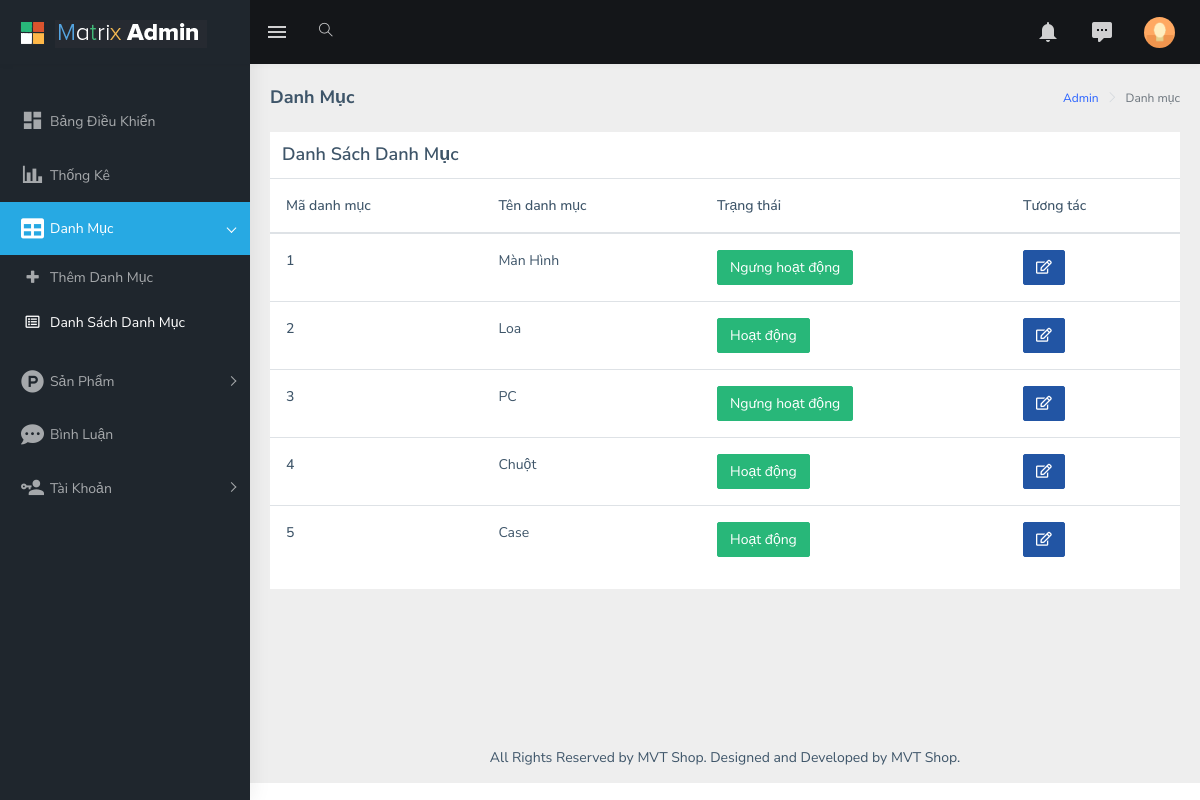
/admin/index.php?act=list_danhmuc, run on an earlier commit of the app's database.
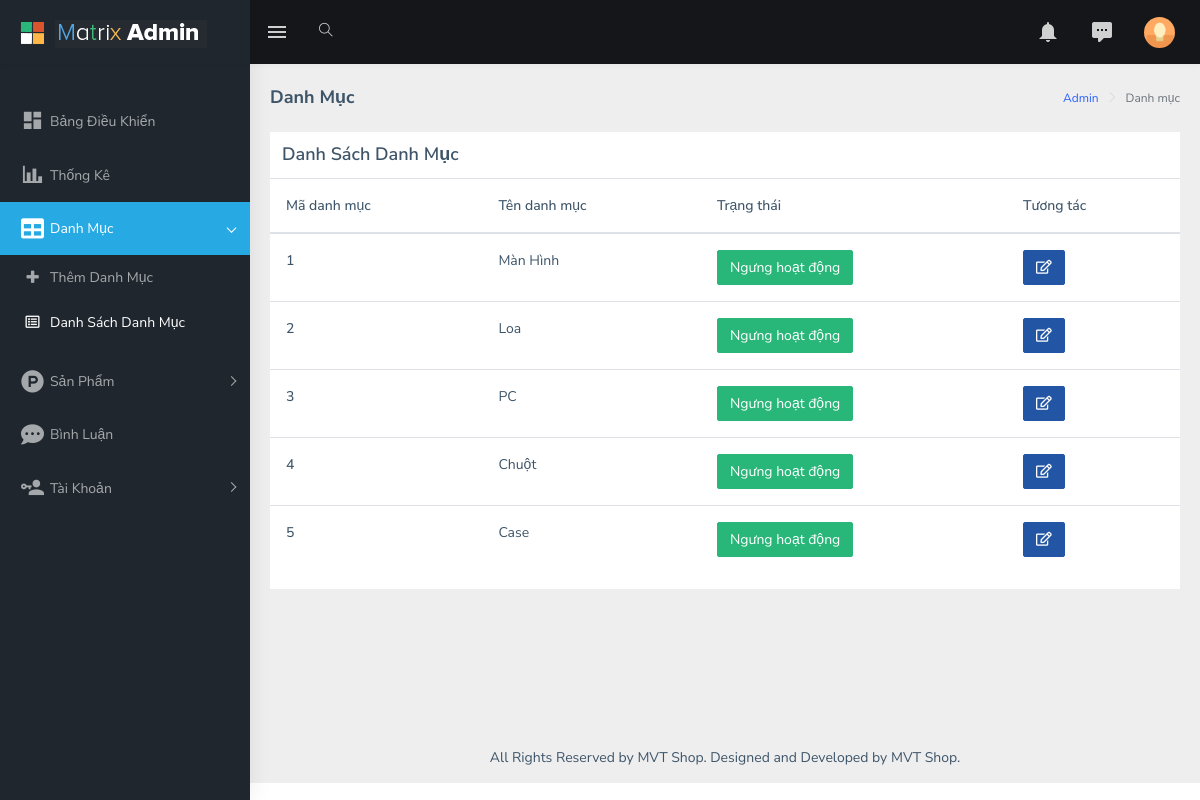
And on a later commit of the database.
### tables this page shows
CREATE TABLE `category` (
  `id` int(15) NOT NULL,
  `category_name` varchar(100) NOT NULL,
  `status` enum('Active','Inactive','','') NOT NULL
);

### model/pdo.php (called while the page is built, shortened)
<?php
function pdo_get_connection(){
    $dburl = "mysql:host=localhost;dbname=group5_project1;charset=utf8";
    $username = 'root';
    $password = '';
    $conn = new PDO($dburl, $username, $password);
    $conn->setAttribute(PDO::ATTR_ERRMODE, PDO::ERRMODE_EXCEPTION);
    return $conn;
}
function pdo_query($sql){
    $sql_args = array_slice(func_get_args(), 1);
    try{
        $conn = pdo_get_connection();
        $stmt = $conn->prepare($sql);
        $stmt->execute($sql_args);
        $rows = $stmt->fetchAll();
        return $rows;
    }
    catch(PDOException $e){
        throw $e;
    }
    finally{
        unset($conn);
    }
}

### model/danhmuc.php (called while the page is built, shortened)
<?php
    function load_all_category(){
        $sql="SELECT * FROM category order by id";
        $list_category=pdo_query($sql);
        return $list_category;
    }
?>

### admin/danhmuc/list.php (the view, shortened to what this page needs)
<div class="page-wrapper">
  <div class="page-breadcrumb">
    <div class="row">
      <div class="col-12 d-flex no-block align-items-center">
        <h4 class="page-title">Danh Mục</h4>
        <div class="ml-auto text-right">
          <nav aria-label="breadcrumb">
            <ol class="breadcrumb">
              <li class="breadcrumb-item"><a href="#">Admin</a></li>
              <li class="breadcrumb-item active" aria-current="page">Danh mục</li>
            </ol>
          </nav>
        </div>
      </div>
    </div>
  </div>
  <div class="container-fluid">
    <div class="row">
      <div class="col-12">
        <div class="card">
          <h4 class="card-title" style="margin: 12px 12px">Danh Sách Danh Mục</h4>
          <table class="table">
            <thead>
              <tr>
                <th scope="col">Mã danh mục</th>
                <th scope="col">Tên danh mục</th>
                <th scope="col">Trạng thái</th>
                <th scope="col">Tương tác</th>
              </tr>
            </thead>
            <tbody>
            <?php
              foreach($list_category as $category){
                $status_text = ($category['status'] == 'active') ? 'Hoạt động' : 'Ngưng hoạt động';
            ?>
              <tr>
              <th scope="row"><?php echo $category['id']?>
              </th>
              <td><?php echo $category['category_name']?></td>
              <td><input type="submit" class="btn btn-success" value="<?php echo $status_text ?>"></td>
              <td><a href="index.php?act=edit_danhmuc&id=<?php echo $category['id'] ?>"><i class="fas fa-edit btn btn-info"></i></a>
              </td>
            </tr>
            <?php } ?>
            </tbody>
          </table>
        </div>
      </div>
    </div>
  </div>

### admin/index.php (shortened to what this page needs)
<?php
    if (!isset($_GET['act']) || $_GET['act'] != 'dangky' && $_GET['act'] != 'dangnhap'){
        include "header.php";
    }
    include "../model/pdo.php";
    include "../model/danhmuc.php";
    if(isset($_GET['act'])){
        $act = $_GET['act'];
        switch($act){
            case "list_danhmuc":
                $list_category=load_all_category();
                include "danhmuc/list.php";
                break;
        }
    }
    else{
        include "home.php";
    }
    include "footer.php";
?>

### admin/header.php (shortened to what this page needs)
<!DOCTYPE html>
<html dir="ltr" lang="en">
<head>
    <link href="assets/libs/flot/css/float-chart.css" rel="stylesheet">
    <link href="dist/css/style.min.css" rel="stylesheet">
</head>
<body>
    <div id="main-wrapper">
        <header class="topbar" data-navbarbg="skin5">
            <nav class="navbar top-navbar navbar-expand-md navbar-dark">
                <div class="navbar-header" data-logobg="skin5">
                    <a class="navbar-brand" href="index.html">
                        <b class="logo-icon p-l-10">
                            <img src="assets/images/logo-icon.png" alt="homepage" class="light-logo" />
                        </b>
                        <span class="logo-text">
                             <img src="assets/images/logo-text.png" alt="homepage" class="light-logo" />
                        </span>
                    </a>
                </div>
                <div class="navbar-collapse collapse" id="navbarSupportedContent" data-navbarbg="skin5">
                    <ul class="navbar-nav float-left mr-auto">
                        <li class="nav-item d-none d-md-block"><a class="nav-link sidebartoggler waves-effect waves-light" href="javascript:void(0)" data-sidebartype="mini-sidebar"><i class="mdi mdi-menu font-24"></i></a></li>
                        <li class="nav-item search-box"> <a class="nav-link waves-effect waves-dark" href="javascript:void(0)"><i class="ti-search"></i></a>
                        </li>
                    </ul>
                    <ul class="navbar-nav float-right">
                        <li class="nav-item dropdown">
                            <a class="nav-link dropdown-toggle waves-effect waves-dark" href="" data-toggle="dropdown" aria-haspopup="true" aria-expanded="false"> <i class="mdi mdi-bell font-24"></i>
                            </a>
                        </li>
                        <li class="nav-item dropdown">
                            <a class="nav-link dropdown-toggle waves-effect waves-dark" href="" id="2" data-toggle="dropdown" aria-haspopup="true" aria-expanded="false"> <i class="font-24 mdi mdi-comment-processing"></i>
                            </a>
                        </li>
                        <li class="nav-item dropdown">
                            <a class="nav-link dropdown-toggle text-muted waves-effect waves-dark pro-pic" href="" data-toggle="dropdown" aria-haspopup="true" aria-expanded="false"><img src="assets/images/users/1.jpg" alt="user" class="rounded-circle" width="31"></a>
                        </li>
                    </ul>
                </div>
            </nav>
        </header>
         <?php
         include_once 'sidebar.php';
         ?>

### admin/sidebar.php (shortened to what this page needs)
<aside class="left-sidebar" data-sidebarbg="skin5">
    <div class="scroll-sidebar">
        <nav class="sidebar-nav">
            <ul id="sidebarnav" class="p-t-30">
                <li class="sidebar-item"> <a class="sidebar-link waves-effect waves-dark sidebar-link" href="index.html"
                        aria-expanded="false"><i class="mdi mdi-view-dashboard"></i><span class="hide-menu">Bảng Điều
                            Khiển</span></a></li>
                <li class="sidebar-item"> <a class="sidebar-link waves-effect waves-dark sidebar-link"
                        href="charts.html" aria-expanded="false"><i class="mdi mdi-chart-bar"></i><span
                            class="hide-menu">Thống Kê</span></a></li>
                <li class="sidebar-item"> <a class="sidebar-link has-arrow waves-effect waves-dark"
                        href="javascript:void(0)" aria-expanded="false"><i class="fas fa-table"></i><span
                            class="hide-menu">Danh Mục </span></a>
                    <ul aria-expanded="false" class="collapse  first-level">
                        <li class="sidebar-item"><a href="index.php?act=add_danhmuc" class="sidebar-link"><i
                                    class="fas fa-plus"></i><span class="hide-menu"> Thêm Danh Mục
                                </span></a></li>
                        <li class="sidebar-item"><a href="index.php?act=list_danhmuc" class="sidebar-link"><i
                                    class="far fa-list-alt"></i><span class="hide-menu"> Danh Sách Danh Mục
                                </span></a></li>
                    </ul>
                </li>
                <li class="sidebar-item"> <a class="sidebar-link has-arrow waves-effect waves-dark"
                        href="javascript:void(0)" aria-expanded="false"><i class="fab fa-product-hunt"></i><span
                            class="hide-menu">Sản Phẩm </span></a>
                </li>
                <li class="sidebar-item"> <a class="sidebar-link waves-effect waves-dark sidebar-link"
                        href="index.php?act=list_binhluan" aria-expanded="false"><i
                            class=" fas fa-comment-dots"></i><span class="hide-menu">Bình Luận</span></a></li>
                <li class="sidebar-item"> <a class="sidebar-link has-arrow waves-effect waves-dark"
                        href="javascript:void(0)" aria-expanded="false"><i class="mdi mdi-account-key"></i><span
                            class="hide-menu">Tài Khoản </span></a>
                </li>
            </ul>
        </nav>
    </div>
</aside>

### admin/footer.php (shortened to what this page needs)
            <footer class="footer text-center">
                All Rights Reserved by MVT Shop. Designed and Developed by MVT Shop.
            </footer>
        </div>
    </div>
</body>
</html>

What changed in the data, as far as the page shows it:
changed category "Loa": status "Hoạt động" → "Ngưng hoạt động"
changed category "Chuột": status "Hoạt động" → "Ngưng hoạt động"
changed category "Case": status "Hoạt động" → "Ngưng hoạt động"
